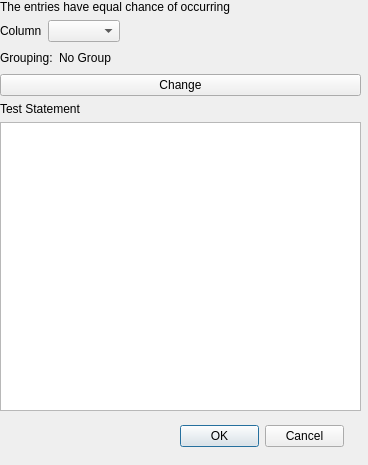
<?xml version="1.0" encoding="UTF-8"?>
<ui version="4.0">
 <class>Form</class>
 <widget class="QWidget" name="Form">
  <property name="geometry">
   <rect>
    <x>0</x>
    <y>0</y>
    <width>368</width>
    <height>465</height>
   </rect>
  </property>
  <property name="windowTitle">
   <string>Form</string>
  </property>
  <widget class="QStackedWidget" name="stackedWidget">
   <property name="geometry">
    <rect>
     <x>0</x>
     <y>0</y>
     <width>361</width>
     <height>411</height>
    </rect>
   </property>
   <property name="currentIndex">
    <number>3</number>
   </property>
   <widget class="QWidget" name="TTestPage">
    <widget class="QWidget" name="verticalLayoutWidget">
     <property name="geometry">
      <rect>
       <x>0</x>
       <y>0</y>
       <width>361</width>
       <height>411</height>
      </rect>
     </property>
     <layout class="QVBoxLayout" name="verticalLayout">
      <item alignment="Qt::AlignHCenter">
       <widget class="QLabel" name="TTopLabel">
        <property name="text">
         <string>Two samples differ from one another</string>
        </property>
       </widget>
      </item>
      <item>
       <layout class="QHBoxLayout" name="horizontalLayout_13">
        <item>
         <widget class="QLabel" name="TCol1Label">
          <property name="text">
           <string>Sample 1 Group:</string>
          </property>
         </widget>
        </item>
        <item>
         <widget class="QLabel" name="TCol1Display">
          <property name="text">
           <string>No Group</string>
          </property>
         </widget>
        </item>
        <item>
         <spacer name="horizontalSpacer_13">
          <property name="orientation">
           <enum>Qt::Horizontal</enum>
          </property>
          <property name="sizeHint" stdset="0">
           <size>
            <width>40</width>
            <height>20</height>
           </size>
          </property>
         </spacer>
        </item>
       </layout>
      </item>
      <item>
       <widget class="QPushButton" name="TCol1Button">
        <property name="text">
         <string>Change</string>
        </property>
       </widget>
      </item>
      <item>
       <layout class="QHBoxLayout" name="horizontalLayout_14">
        <item>
         <widget class="QLabel" name="TCol2Label">
          <property name="text">
           <string>Sample 2 Group:</string>
          </property>
         </widget>
        </item>
        <item>
         <widget class="QLabel" name="TCol2Display">
          <property name="text">
           <string>No Group</string>
          </property>
         </widget>
        </item>
        <item>
         <spacer name="horizontalSpacer_14">
          <property name="orientation">
           <enum>Qt::Horizontal</enum>
          </property>
          <property name="sizeHint" stdset="0">
           <size>
            <width>40</width>
            <height>20</height>
           </size>
          </property>
         </spacer>
        </item>
       </layout>
      </item>
      <item>
       <widget class="QPushButton" name="TCol2Button">
        <property name="text">
         <string>Change</string>
        </property>
       </widget>
      </item>
      <item>
       <layout class="QHBoxLayout" name="horizontalLayout_19">
        <item>
         <widget class="QLabel" name="TCompareLabel">
          <property name="text">
           <string>What data are we comparing?</string>
          </property>
         </widget>
        </item>
        <item>
         <widget class="QComboBox" name="TCompareCombo"/>
        </item>
       </layout>
      </item>
      <item>
       <layout class="QHBoxLayout" name="horizontalLayout_4">
        <item>
         <widget class="QLabel" name="TERangeLabel">
          <property name="text">
           <string>Is Sample 1's data smaller? </string>
          </property>
         </widget>
        </item>
        <item>
         <widget class="QComboBox" name="TERangeCombo">
          <item>
           <property name="text">
            <string>Yes</string>
           </property>
          </item>
          <item>
           <property name="text">
            <string>No</string>
           </property>
          </item>
          <item>
           <property name="text">
            <string>Just Different</string>
           </property>
          </item>
         </widget>
        </item>
        <item>
         <spacer name="horizontalSpacer_10">
          <property name="orientation">
           <enum>Qt::Horizontal</enum>
          </property>
          <property name="sizeHint" stdset="0">
           <size>
            <width>40</width>
            <height>20</height>
           </size>
          </property>
         </spacer>
        </item>
       </layout>
      </item>
      <item>
       <widget class="QLabel" name="TStatementLabel">
        <property name="text">
         <string>Test Statement</string>
        </property>
       </widget>
      </item>
      <item>
       <widget class="QTextBrowser" name="TStatementDisplay"/>
      </item>
     </layout>
    </widget>
   </widget>
   <widget class="QWidget" name="ZTestPage">
    <widget class="QWidget" name="verticalLayoutWidget_2">
     <property name="geometry">
      <rect>
       <x>0</x>
       <y>0</y>
       <width>361</width>
       <height>411</height>
      </rect>
     </property>
     <layout class="QVBoxLayout" name="verticalLayout_2">
      <item>
       <widget class="QLabel" name="ZTopLabel">
        <property name="text">
         <string>Data is different from some given standard population</string>
        </property>
       </widget>
      </item>
      <item>
       <layout class="QHBoxLayout" name="horizontalLayout_16">
        <item>
         <widget class="QLabel" name="ZSampleLabel">
          <property name="text">
           <string>Sample Group:</string>
          </property>
         </widget>
        </item>
        <item>
         <widget class="QLabel" name="ZSampleDisplay">
          <property name="text">
           <string>No Groups</string>
          </property>
         </widget>
        </item>
        <item>
         <spacer name="horizontalSpacer_16">
          <property name="orientation">
           <enum>Qt::Horizontal</enum>
          </property>
          <property name="sizeHint" stdset="0">
           <size>
            <width>40</width>
            <height>20</height>
           </size>
          </property>
         </spacer>
        </item>
       </layout>
      </item>
      <item>
       <widget class="QPushButton" name="ZSampleButton">
        <property name="text">
         <string>Change</string>
        </property>
       </widget>
      </item>
      <item>
       <layout class="QHBoxLayout" name="horizontalLayout_20">
        <item>
         <widget class="QLabel" name="ZCompareLabel">
          <property name="text">
           <string>What data are we comparing?</string>
          </property>
         </widget>
        </item>
        <item>
         <widget class="QComboBox" name="ZCompareCombo"/>
        </item>
       </layout>
      </item>
      <item>
       <layout class="QHBoxLayout" name="horizontalLayout_6">
        <item>
         <widget class="QLabel" name="ZMeanLabel">
          <property name="text">
           <string>Population Mean</string>
          </property>
         </widget>
        </item>
        <item>
         <widget class="QLineEdit" name="ZMeanEdit"/>
        </item>
        <item>
         <spacer name="horizontalSpacer_3">
          <property name="orientation">
           <enum>Qt::Horizontal</enum>
          </property>
          <property name="sizeHint" stdset="0">
           <size>
            <width>40</width>
            <height>20</height>
           </size>
          </property>
         </spacer>
        </item>
       </layout>
      </item>
      <item>
       <layout class="QHBoxLayout" name="horizontalLayout_7">
        <item>
         <widget class="QLabel" name="ZVarianceLabel">
          <property name="text">
           <string>Population Variance</string>
          </property>
         </widget>
        </item>
        <item>
         <widget class="QLineEdit" name="ZVarianceEdit"/>
        </item>
        <item>
         <spacer name="horizontalSpacer_4">
          <property name="orientation">
           <enum>Qt::Horizontal</enum>
          </property>
          <property name="sizeHint" stdset="0">
           <size>
            <width>40</width>
            <height>20</height>
           </size>
          </property>
         </spacer>
        </item>
       </layout>
      </item>
      <item>
       <widget class="QLabel" name="ZERangeLabel">
        <property name="text">
         <string>I predict the sample will be</string>
        </property>
       </widget>
      </item>
      <item>
       <layout class="QHBoxLayout" name="horizontalLayout_17">
        <item>
         <widget class="QComboBox" name="ZERangeCombo">
          <property name="minimumSize">
           <size>
            <width>111</width>
            <height>0</height>
           </size>
          </property>
          <item>
           <property name="text">
            <string>Smaller</string>
           </property>
          </item>
          <item>
           <property name="text">
            <string>Bigger</string>
           </property>
          </item>
          <item>
           <property name="text">
            <string>Either Bigger or Smaller</string>
           </property>
          </item>
         </widget>
        </item>
        <item>
         <spacer name="horizontalSpacer_17">
          <property name="orientation">
           <enum>Qt::Horizontal</enum>
          </property>
          <property name="sizeHint" stdset="0">
           <size>
            <width>40</width>
            <height>20</height>
           </size>
          </property>
         </spacer>
        </item>
       </layout>
      </item>
      <item>
       <widget class="QLabel" name="ZERangeLabel2">
        <property name="text">
         <string>Than the Population.</string>
        </property>
       </widget>
      </item>
      <item>
       <widget class="Line" name="line_2">
        <property name="orientation">
         <enum>Qt::Horizontal</enum>
        </property>
       </widget>
      </item>
      <item>
       <widget class="QLabel" name="ZStatementLabel">
        <property name="text">
         <string>Test Statement</string>
        </property>
       </widget>
      </item>
      <item>
       <widget class="QTextBrowser" name="ZStatementDisplay"/>
      </item>
     </layout>
    </widget>
   </widget>
   <widget class="QWidget" name="DependentPage">
    <widget class="QWidget" name="verticalLayoutWidget_3">
     <property name="geometry">
      <rect>
       <x>0</x>
       <y>0</y>
       <width>361</width>
       <height>411</height>
      </rect>
     </property>
     <layout class="QVBoxLayout" name="verticalLayout_3">
      <item alignment="Qt::AlignHCenter">
       <widget class="QLabel" name="DepTopLabel">
        <property name="text">
         <string>Data Change After Some Event</string>
        </property>
       </widget>
      </item>
      <item>
       <layout class="QHBoxLayout" name="horizontalLayout_18">
        <item>
         <widget class="QLabel" name="DepGroupLabel">
          <property name="text">
           <string>Group to Test:</string>
          </property>
         </widget>
        </item>
        <item>
         <widget class="QLabel" name="DepGroupDisplay">
          <property name="text">
           <string>No Group</string>
          </property>
         </widget>
        </item>
        <item>
         <spacer name="horizontalSpacer_18">
          <property name="orientation">
           <enum>Qt::Horizontal</enum>
          </property>
          <property name="sizeHint" stdset="0">
           <size>
            <width>40</width>
            <height>20</height>
           </size>
          </property>
         </spacer>
        </item>
       </layout>
      </item>
      <item>
       <widget class="QPushButton" name="DepGroupButton">
        <property name="text">
         <string>Change</string>
        </property>
       </widget>
      </item>
      <item>
       <layout class="QHBoxLayout" name="horizontalLayout_8">
        <item>
         <widget class="QLabel" name="DepBeforeLabel">
          <property name="text">
           <string>Data Column Before Event</string>
          </property>
         </widget>
        </item>
        <item>
         <widget class="QComboBox" name="DepBeforeCombo"/>
        </item>
        <item>
         <spacer name="horizontalSpacer_5">
          <property name="orientation">
           <enum>Qt::Horizontal</enum>
          </property>
          <property name="sizeHint" stdset="0">
           <size>
            <width>40</width>
            <height>20</height>
           </size>
          </property>
         </spacer>
        </item>
       </layout>
      </item>
      <item>
       <layout class="QHBoxLayout" name="horizontalLayout_9">
        <item>
         <widget class="QLabel" name="DepAfterLabel">
          <property name="text">
           <string>Data Column After Event</string>
          </property>
         </widget>
        </item>
        <item>
         <widget class="QComboBox" name="DepAfterCombo"/>
        </item>
        <item>
         <spacer name="horizontalSpacer_6">
          <property name="orientation">
           <enum>Qt::Horizontal</enum>
          </property>
          <property name="sizeHint" stdset="0">
           <size>
            <width>40</width>
            <height>20</height>
           </size>
          </property>
         </spacer>
        </item>
       </layout>
      </item>
      <item>
       <layout class="QHBoxLayout" name="horizontalLayout_10">
        <item>
         <widget class="QLabel" name="DepERangeLabel">
          <property name="text">
           <string>I think Data Before is</string>
          </property>
         </widget>
        </item>
        <item>
         <widget class="QComboBox" name="DepERangeCombo">
          <item>
           <property name="text">
            <string>Smaller Than</string>
           </property>
          </item>
          <item>
           <property name="text">
            <string>Larger Than</string>
           </property>
          </item>
          <item>
           <property name="text">
            <string>Just Different From</string>
           </property>
          </item>
         </widget>
        </item>
        <item>
         <spacer name="horizontalSpacer_7">
          <property name="orientation">
           <enum>Qt::Horizontal</enum>
          </property>
          <property name="sizeHint" stdset="0">
           <size>
            <width>40</width>
            <height>20</height>
           </size>
          </property>
         </spacer>
        </item>
       </layout>
      </item>
      <item>
       <widget class="QLabel" name="DepERangeLabel2">
        <property name="text">
         <string>Data After.</string>
        </property>
       </widget>
      </item>
      <item>
       <widget class="Line" name="line">
        <property name="orientation">
         <enum>Qt::Horizontal</enum>
        </property>
       </widget>
      </item>
      <item>
       <widget class="QLabel" name="DepStatementLabel">
        <property name="text">
         <string>Test Statement</string>
        </property>
       </widget>
      </item>
      <item>
       <widget class="QTextBrowser" name="DepStatementDisplay"/>
      </item>
     </layout>
    </widget>
   </widget>
   <widget class="QWidget" name="ChiSqPage">
    <widget class="QWidget" name="verticalLayoutWidget_4">
     <property name="geometry">
      <rect>
       <x>0</x>
       <y>0</y>
       <width>361</width>
       <height>411</height>
      </rect>
     </property>
     <layout class="QVBoxLayout" name="verticalLayout_4">
      <item>
       <widget class="QLabel" name="sqTopLabel">
        <property name="text">
         <string>The entries have equal chance of occurring</string>
        </property>
       </widget>
      </item>
      <item>
       <layout class="QHBoxLayout" name="horizontalLayout_11">
        <item>
         <widget class="QLabel" name="sqColLabel">
          <property name="text">
           <string>Column</string>
          </property>
         </widget>
        </item>
        <item>
         <widget class="QComboBox" name="sqColCombo"/>
        </item>
        <item>
         <spacer name="horizontalSpacer_11">
          <property name="orientation">
           <enum>Qt::Horizontal</enum>
          </property>
          <property name="sizeHint" stdset="0">
           <size>
            <width>40</width>
            <height>20</height>
           </size>
          </property>
         </spacer>
        </item>
       </layout>
      </item>
      <item>
       <layout class="QHBoxLayout" name="horizontalLayout_15">
        <item>
         <widget class="QLabel" name="sqGroupLabel">
          <property name="text">
           <string>Grouping:</string>
          </property>
         </widget>
        </item>
        <item>
         <widget class="QLabel" name="sqGroupDisplay">
          <property name="text">
           <string>No Group</string>
          </property>
         </widget>
        </item>
        <item>
         <spacer name="horizontalSpacer_15">
          <property name="orientation">
           <enum>Qt::Horizontal</enum>
          </property>
          <property name="sizeHint" stdset="0">
           <size>
            <width>40</width>
            <height>20</height>
           </size>
          </property>
         </spacer>
        </item>
       </layout>
      </item>
      <item>
       <widget class="QPushButton" name="sqGroupButton">
        <property name="text">
         <string>Change</string>
        </property>
       </widget>
      </item>
      <item>
       <widget class="QLabel" name="sqStatementLabel">
        <property name="text">
         <string>Test Statement</string>
        </property>
       </widget>
      </item>
      <item>
       <widget class="QTextBrowser" name="sqStatementDisplay"/>
      </item>
     </layout>
    </widget>
   </widget>
  </widget>
  <widget class="QDialogButtonBox" name="dialogButtons">
   <property name="geometry">
    <rect>
     <x>180</x>
     <y>420</y>
     <width>164</width>
     <height>32</height>
    </rect>
   </property>
   <property name="standardButtons">
    <set>QDialogButtonBox::Cancel|QDialogButtonBox::Ok</set>
   </property>
  </widget>
 </widget>
 <resources/>
 <connections/>
</ui>
